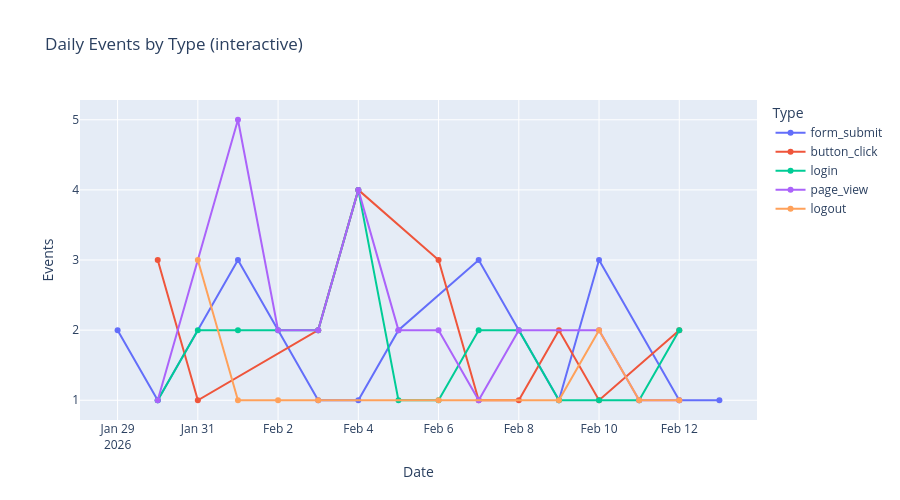

The code cell stored with this chart in its notebook:
### Markdown cell above
## 7. Interactive Timeline (Plotly)

Requires pip install plotly.

### Code cell
if PLOTLY:
    daily_by_type = (
        df[df["event_type"].isin(TOP_TYPES)]
        .groupby(["date", "event_type"]).size()
        .reset_index(name="count")
    )
    fig = px.line(
        daily_by_type, x="date", y="count", color="event_type",
        title="Daily Events by Type (interactive)",
        labels={"date": "Date", "count": "Events", "event_type": "Type"},
        height=500,
    )
    fig.update_traces(mode="lines+markers", line_width=2)
    fig.update_layout(hovermode="x unified")
    fig.show()
else:
    print("Install plotly to see interactive charts: pip install plotly")

### Figure 1 — Plotly figure (JSON) as saved in the notebook; plotly's stock layout.template omitted (floating-point values rounded to 4 significant figures)
{"data": [{"hovertemplate": "Type=form_submit<br>Date=%{x}<br>Events=%{y}<extra></extra>", "legendgroup": "form_submit", "line": {"color": "#636efa", "dash": "solid", "width": 2}, "marker": {"symbol": "circle"}, "mode": "lines+markers", "name": "form_submit", "orientation": "v", "showlegend": true, "type": "scatter", "x": ["2026-01-29T00:00:00.000000", "2026-01-30T00:00:00.000000", "2026-02-01T00:00:00.000000", "2026-02-03T00:00:00.000000", "2026-02-04T00:00:00.000000", "2026-02-05T00:00:00.000000", "2026-02-07T00:00:00.000000", "2026-02-09T00:00:00.000000", "2026-02-10T00:00:00.000000", "2026-02-12T00:00:00.000000", "2026-02-13T00:00:00.000000"], "xaxis": "x", "y": [2, 1, 3, 1, 1, 2, 3, 1, 3, 1, 1], "yaxis": "y"}, {"hovertemplate": "Type=button_click<br>Date=%{x}<br>Events=%{y}<extra></extra>", "legendgroup": "button_click", "line": {"color": "#EF553B", "dash": "solid", "width": 2}, "marker": {"symbol": "circle"}, "mode": "lines+markers", "name": "button_click", "orientation": "v", "showlegend": true, "type": "scatter", "x": ["2026-01-30T00:00:00.000000", "2026-01-31T00:00:00.000000", "2026-02-03T00:00:00.000000", "2026-02-04T00:00:00.000000", "2026-02-06T00:00:00.000000", "2026-02-07T00:00:00.000000", "2026-02-08T00:00:00.000000", "2026-02-09T00:00:00.000000", "2026-02-10T00:00:00.000000", "2026-02-12T00:00:00.000000"], "xaxis": "x", "y": [3, 1, 2, 4, 3, 1, 1, 2, 1, 2], "yaxis": "y"}, {"hovertemplate": "Type=login<br>Date=%{x}<br>Events=%{y}<extra></extra>", "legendgroup": "login", "line": {"color": "#00cc96", "dash": "solid", "width": 2}, "marker": {"symbol": "circle"}, "mode": "lines+markers", "name": "login", "orientation": "v", "showlegend": true, "type": "scatter", "x": ["2026-01-30T00:00:00.000000", "2026-01-31T00:00:00.000000", "2026-02-01T00:00:00.000000", "2026-02-02T00:00:00.000000", "2026-02-03T00:00:00.000000", "2026-02-04T00:00:00.000000", "2026-02-05T00:00:00.000000", "2026-02-06T00:00:00.000000", "2026-02-07T00:00:00.000000", "2026-02-08T00:00:00.000000", "2026-02-09T00:00:00.000000", "2026-02-10T00:00:00.000000", "2026-02-11T00:00:00.000000", "2026-02-12T00:00:00.000000"], "xaxis": "x", "y": [1, 2, 2, 2, 2, 4, 1, 1, 2, 2, 1, 1, 1, 2], "yaxis": "y"}, {"hovertemplate": "Type=page_view<br>Date=%{x}<br>Events=%{y}<extra></extra>", "legendgroup": "page_view", "line": {"color": "#ab63fa", "dash": "solid", "width": 2}, "marker": {"symbol": "circle"}, "mode": "lines+markers", "name": "page_view", "orientation": "v", "showlegend": true, "type": "scatter", "x": ["2026-01-30T00:00:00.000000", "2026-02-01T00:00:00.000000", "2026-02-02T00:00:00.000000", "2026-02-03T00:00:00.000000", "2026-02-04T00:00:00.000000", "2026-02-05T00:00:00.000000", "2026-02-06T00:00:00.000000", "2026-02-07T00:00:00.000000", "2026-02-08T00:00:00.000000", "2026-02-10T00:00:00.000000", "2026-02-11T00:00:00.000000", "2026-02-12T00:00:00.000000"], "xaxis": "x", "y": [1, 5, 2, 2, 4, 2, 2, 1, 2, 2, 1, 1], "yaxis": "y"}, {"hovertemplate": "Type=logout<br>Date=%{x}<br>Events=%{y}<extra></extra>", "legendgroup": "logout", "line": {"color": "#FFA15A", "dash": "solid", "width": 2}, "marker": {"symbol": "circle"}, "mode": "lines+markers", "name": "logout", "orientation": "v", "showlegend": true, "type": "scatter", "x": ["2026-01-31T00:00:00.000000", "2026-02-01T00:00:00.000000", "2026-02-02T00:00:00.000000", "2026-02-03T00:00:00.000000", "2026-02-06T00:00:00.000000", "2026-02-09T00:00:00.000000", "2026-02-10T00:00:00.000000", "2026-02-11T00:00:00.000000", "2026-02-12T00:00:00.000000"], "xaxis": "x", "y": [3, 1, 1, 1, 1, 1, 2, 1, 1], "yaxis": "y"}], "layout": {"height": 500, "hovermode": "x unified", "legend": {"title": {"text": "Type"}, "tracegroupgap": 0}, "title": {"text": "Daily Events by Type (interactive)"}, "xaxis": {"anchor": "y", "domain": [0, 1], "title": {"text": "Date"}}, "yaxis": {"anchor": "x", "domain": [0, 1], "title": {"text": "Events"}}}}
